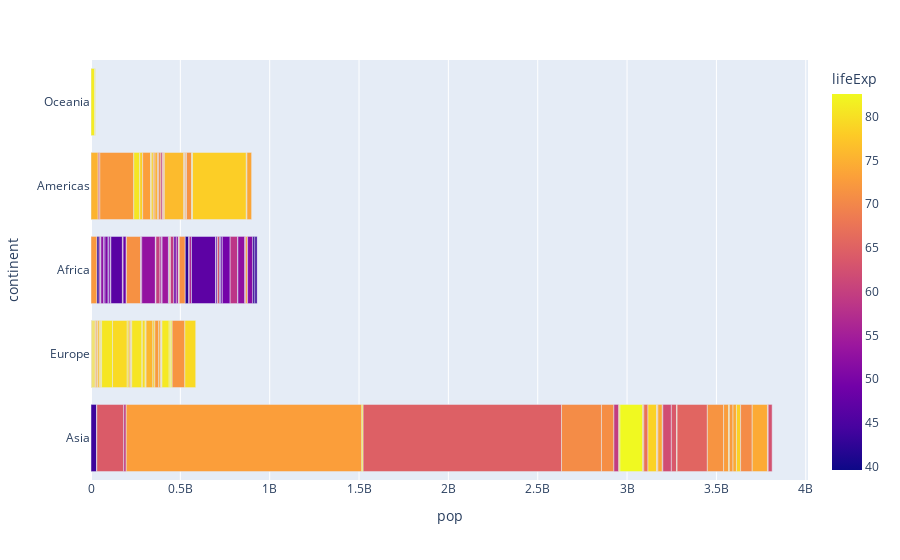

Notebook code cell kept with this figure:
### Code cell
px.bar(df, color='lifeExp', x='pop', y='continent', hover_name='country')

### Figure 1 — Plotly figure (JSON) as saved in the notebook; plotly's stock layout.template omitted (floating-point values rounded to 4 significant figures; data arrays with more than 128 entries replaced by an {"elided": "..."} marker saying what was removed)
{"data": [{"alignmentgroup": "True", "hovertemplate": "<b>%{hovertext}</b><br><br>pop=%{x}<br>continent=%{y}<br>lifeExp=%{marker.color}<extra></extra>", "hovertext": {"elided": "142 str values"}, "legendgroup": "", "marker": {"color": {"elided": "142 float values"}, "coloraxis": "coloraxis", "pattern": {"shape": ""}}, "name": "", "offsetgroup": "", "orientation": "h", "showlegend": false, "textposition": "auto", "type": "bar", "x": {"elided": "142 int values"}, "xaxis": "x", "y": {"elided": "142 str values"}, "yaxis": "y"}], "layout": {"barmode": "relative", "coloraxis": {"colorbar": {"title": {"text": "lifeExp"}}, "colorscale": [[0, "#0d0887"], [0.1111, "#46039f"], [0.2222, "#7201a8"], [0.3333, "#9c179e"], [0.4444, "#bd3786"], [0.5556, "#d8576b"], [0.6667, "#ed7953"], [0.7778, "#fb9f3a"], [0.8889, "#fdca26"], [1, "#f0f921"]]}, "legend": {"tracegroupgap": 0}, "margin": {"t": 60}, "xaxis": {"anchor": "y", "domain": [0, 1], "title": {"text": "pop"}}, "yaxis": {"anchor": "x", "domain": [0, 1], "title": {"text": "continent"}}}}
